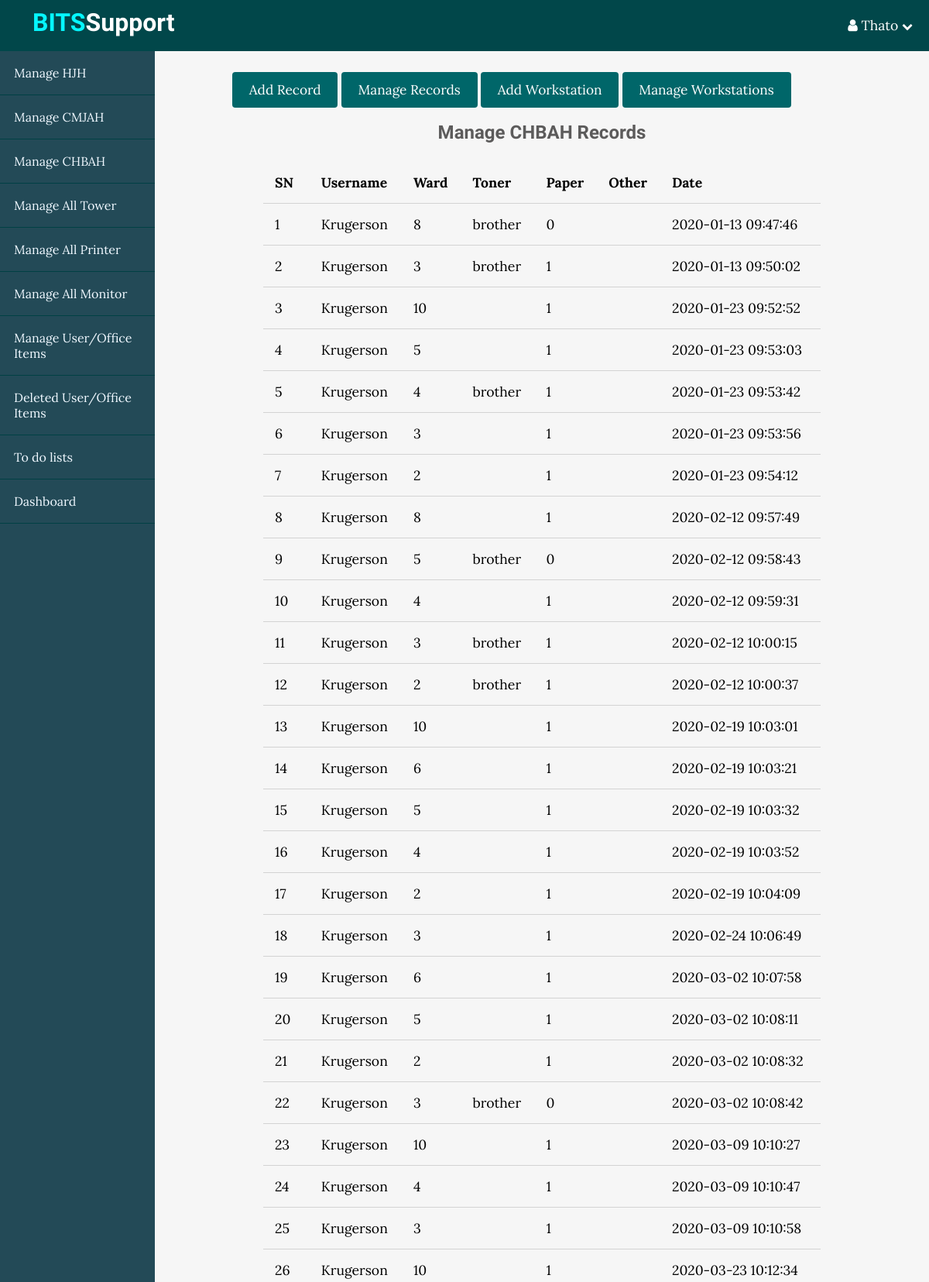
/BITS/usersCHBAHindex.php (signed in, upper part), run on the app's committed database.
### tables this page shows
CREATE TABLE `chbah` (
  `id` int(11) NOT NULL,
  `username` varchar(255) NOT NULL,
  `ward` varchar(11) NOT NULL,
  `replaced_toner` tinyint(4) NOT NULL,
  `type_of_toner` varchar(11) NOT NULL,
  `issued_paper` tinyint(4) NOT NULL,
  `quality_of_paper` int(11) NOT NULL,
  `other_issue` tinyint(4) NOT NULL,
  `specify_issue` varchar(255) NOT NULL,
  `comments` varchar(255) NOT NULL,
  `created_at` timestamp NOT NULL DEFAULT current_timestamp()
);

### BITS/app/database/db.php (called while the page is built, shortened)
<?php
require("connect.php");
function selectAll($table, $conditions = []){
    global $conn;
    $sql = "SELECT * FROM $table";
    if (empty($conditions)){
        $stmt = $conn->prepare($sql);
        $stmt->execute();
        $records = $stmt->get_result()->fetch_all(MYSQLI_ASSOC);
        return $records;
    }
}

### BITS/app/controllers/support.php (called while the page is built, shortened)
<?php
include(ROOT_PATH . "/app/database/db.php");
$chbah_data = selectAll('chbah');

### BITS/usersCHBAHindex.php (the view, shortened to what this page needs)
<?php
include(ROOT_PATH . "/app/controllers/support.php");
?>
<!DOCTYPE html>
<html lang="en">
<head>
    <link rel="stylesheet" href="https://maxcdn.bootstrapcdn.com/font-awesome/4.5.0/css/font-awesome.min.css">
    <link rel="stylesheet" href="assets/css/style.css">
    <link rel="stylesheet" href="assets/css/admin.css">
</head>
<body>
<?php include(ROOT_PATH . "/app/includes/adminHeader.php");?>
<div class="admin-wrapper">
    <?php include(ROOT_PATH . "/app/includes/userSidebar.php");?>
    <div class="admin-content">
        <div class="button-group">
            <a href="usersCHBAHcreate.php" class="btn btn-big">Add Record</a>
            <a href="usersCHBAHindex.php" class="btn btn-big">Manage Records</a>
            <a href="topicsUserWorkstationCreate.php" class="btn btn-big">Add Workstation</a>
            <a href="chbah_user_workstations.php" class="btn btn-big">Manage Workstations</a>
        </div>
        <div class="content">
            <h2 class="page-title">Manage CHBAH Records</h2>
            <table>
                <thead>
                <th>SN</th>
                <th>Username</th>
                <th>Ward</th>
                <th>Toner</th>
                <th>Paper</th>
                <th>Other</th>
                <th>Date</th>
                </thead>
                <tbody>
                <?php foreach ($chbah_data as $key => $record): ?>
                    <tr>
                        <td><?php echo $key + 1; ?></td>
                        <td><?php echo $record['username']; ?></td>
                        <td><?php echo $record['ward']; ?></td>
                        <td><?php echo $record['type_of_toner']; ?></td>
                        <td><?php echo $record['quality_of_paper']; ?></td>
                        <td><?php echo $record['specify_issue']; ?></td>
                        <td><?php echo $record['created_at']; ?></td>
                    </tr>
                <?php endforeach; ?>
                </tbody>
            </table>
        </div>
    </div>
</div>
</body>
</html>

### BITS/assets/css/style.css (style rules this page uses)
* { box-sizing: border-box; }
html, body { height: 100%; padding: 0px; margin: 0px; background: #f6f6f6; font-family: 'Lora', Serif; }
h1, h2, h3, h4, h5, h6 { font-family: 'candal',Serif; color: #5c5b5b; margin: 5px; }
a { text-decoration: none; color: inherit; }
.btn { padding: 0.5rem 1rem; background: #006669; color: white; border: 1px solid transparent; border-radius: 0.25rem; font-size: 1.08em; font-family: 'Lora',Serif; }
.btn-big { padding: 0.7rem 1.3rem; line-height: 1.3rem; }
.content { width: 90%; margin: 30px auto 30px; }

### BITS/assets/css/admin.css (style rules this page uses)
.admin-wrapper { display: flex; height: calc(100% - 66px); }
.admin-wrapper .admin-content { flex: 8; height: 100%; padding: 40px 100px 100px; overflow-y: scroll; overflow-x: scroll; }
.admin-content .page-title { text-align: center; margin-bottom: 1.5rem; }
table { width: 100%; border-collapse: collapse; font-size: 1.1rem; }
th, td { padding: 15px; text-align: left; border-bottom: 1px solid #d3d3d3; }

### data on the page
chbah: username "Krugerson", ward "8", type_of_toner "brother", quality_of_paper "0", created_at "2020-01-13 09:47:46"
chbah: username "Krugerson", ward "3", type_of_toner "brother", quality_of_paper "1", created_at "2020-01-13 09:50:02"
chbah: username "Krugerson", ward "10", quality_of_paper "1", created_at "2020-01-23 09:52:52"
chbah: username "Krugerson", ward "5", quality_of_paper "1", created_at "2020-01-23 09:53:03"
chbah: username "Krugerson", ward "4", type_of_toner "brother", quality_of_paper "1", created_at "2020-01-23 09:53:42"
chbah: username "Krugerson", ward "3", quality_of_paper "1", created_at "2020-01-23 09:53:56"
chbah: username "Krugerson", ward "2", quality_of_paper "1", created_at "2020-01-23 09:54:12"
chbah: username "Krugerson", ward "8", quality_of_paper "1", created_at "2020-02-12 09:57:49"
chbah: username "Krugerson", ward "5", type_of_toner "brother", quality_of_paper "0", created_at "2020-02-12 09:58:43"
chbah: username "Krugerson", ward "4", quality_of_paper "1", created_at "2020-02-12 09:59:31"
chbah: username "Krugerson", ward "3", type_of_toner "brother", quality_of_paper "1", created_at "2020-02-12 10:00:15"
chbah: username "Krugerson", ward "2", type_of_toner "brother", quality_of_paper "1", created_at "2020-02-12 10:00:37"
chbah: username "Krugerson", ward "10", quality_of_paper "1", created_at "2020-02-19 10:03:01"
chbah: username "Krugerson", ward "6", quality_of_paper "1", created_at "2020-02-19 10:03:21"
chbah: username "Krugerson", ward "5", quality_of_paper "1", created_at "2020-02-19 10:03:32"
chbah: username "Krugerson", ward "4", quality_of_paper "1", created_at "2020-02-19 10:03:52"
chbah: username "Krugerson", ward "2", quality_of_paper "1", created_at "2020-02-19 10:04:09"
chbah: username "Krugerson", ward "3", quality_of_paper "1", created_at "2020-02-24 10:06:49"
chbah: username "Krugerson", ward "6", quality_of_paper "1", created_at "2020-03-02 10:07:58"
chbah: username "Krugerson", ward "5", quality_of_paper "1", created_at "2020-03-02 10:08:11"
chbah: username "Krugerson", ward "2", quality_of_paper "1", created_at "2020-03-02 10:08:32"
chbah: username "Krugerson", ward "3", type_of_toner "brother", quality_of_paper "0", created_at "2020-03-02 10:08:42"
chbah: username "Krugerson", ward "10", quality_of_paper "1", created_at "2020-03-09 10:10:27"
chbah: username "Krugerson", ward "4", quality_of_paper "1", created_at "2020-03-09 10:10:47"
chbah: username "Krugerson", ward "3", quality_of_paper "1", created_at "2020-03-09 10:10:58"
chbah: username "Krugerson", ward "10", quality_of_paper "1", created_at "2020-03-23 10:12:34"

### other printed values
$_SESSION['username'] "Thato"
